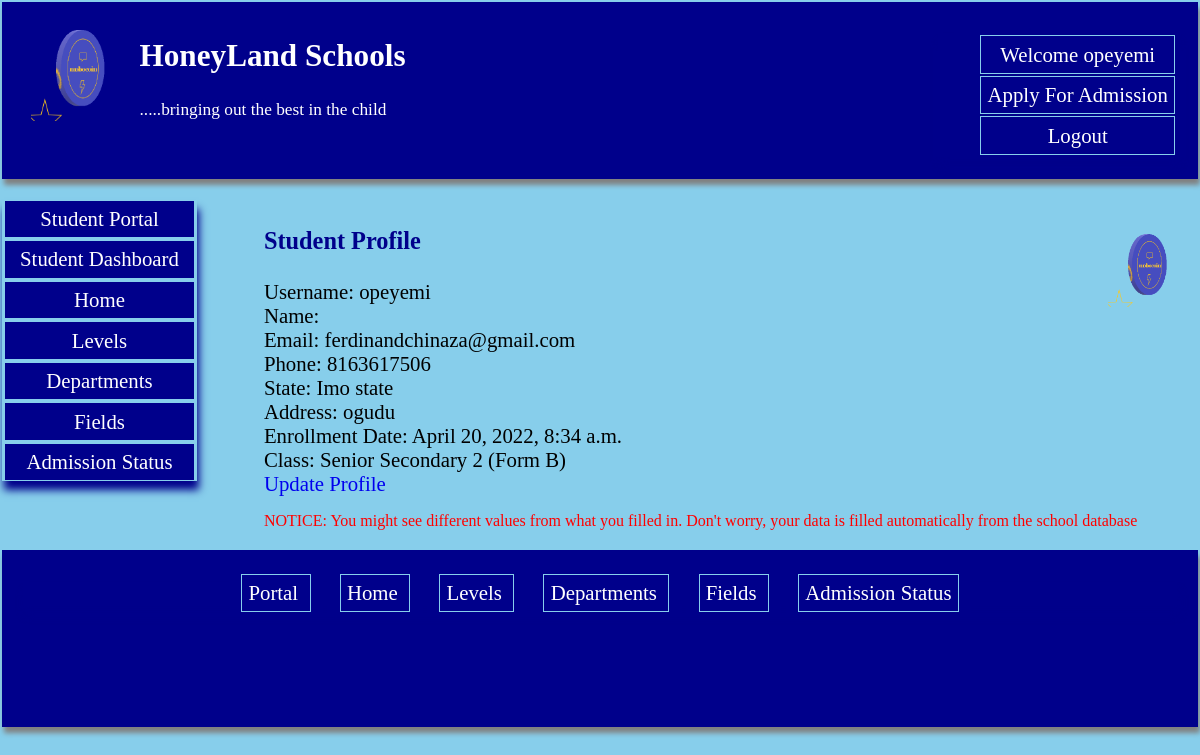
Screenshot of /portal/studentprofile (signed in) with the database file from the repository.
### profiles/models.py (models this page shows, shortened)
class CustomUser(AbstractUser):
    phone = models.IntegerField(null=True,  unique=True)
    country = models.CharField(max_length=200,  blank=True)
    state = models.CharField(max_length=200,  blank=True)
    is_student = models.BooleanField(default=0)
    is_teacher = models.BooleanField(default=0)
    mailing_address = models.CharField(max_length=200,  blank=True)

class Logo(models.Model):
    name = models.CharField(max_length=200, null=True)
    image = models.ImageField(upload_to='media/')

class Studentdata(models.Model):
    nickname = models.ForeignKey(CustomUser,  on_delete=models.CASCADE, null=True)
    firstname = models.CharField(max_length=200,  null=True,  blank=True)
    lastname = models.CharField(max_length=200,  null=True,  blank=True)
    email = models.EmailField(null=True)
    phone = models.IntegerField(null=True)
    state = models.CharField(max_length=200,  )
    date_enrolled = models.DateTimeField(auto_now_add=True)
    study_field = models.ForeignKey(Student_field,  on_delete=models.CASCADE, null=True)
    student_class = models.ForeignKey(Level,  on_delete=models.CASCADE)
    class_form = models.ForeignKey(Form,  on_delete=models.CASCADE,  null=True)
    student_image = models.ImageField(upload_to='media/',  null=True)
    slug = models.SlugField(max_length=100, null=True)
    class Meta:
        ordering = ['slug']
        verbose_name = 'student datum'
        verbose_name_plural = 'students data'

class Level(models.Model):
    class_name = models.CharField(max_length=200,  null=True)
    slug = models.SlugField(null=True)
    class Meta:
        ordering = ['class_name']
        verbose_name = 'Class'
        verbose_name_plural = 'Classes'
    def __str__(self):
        return self.class_name

class Form(models.Model):
    name = models.CharField(max_length=200,  null=True)
    slug = models.SlugField(null=True)
    class Meta:
        ordering = ['name']
        verbose_name = 'Form'
        verbose_name_plural = 'Forms'
    def __str__(self):
        return self.name

### studentportal/views.py (the view)
# urls.py: path('portal/studentprofile', views.Studentdata.as_view(), name= 'studentprofile'),
class Studentdata(LoginRequiredMixin,  ListView):
    model = Studentdata
    template_name = 'studentdata.html'
    context_object_name = 'studentdata'
    def get_context_data(self, **kwargs):
        context = super().get_context_data(**kwargs)
        context['studentdata1'] = context['studentdata'].filter(nickname=self.request.user)
        context['logo'] = Logo.objects.all()
        context['userdata'] = CustomUser.objects.filter(username= self.request.user)#for showing real student data from user details
        context['studentexams'] = Exam.objects.filter(student_username =self.request.user)
        return context

### studentportal/templates/studentdata.html (shortened to what this page needs)
{% extends 'baseportal.html' %}
{% block content  %}
<br>
{% if  request.user.is_superuser  or request.user.is_student %}
<ul style ='list-style-type: none;'>
  {% if studentdata1 %}
{% for studprof in studentdata1  %}
<li style='float: right;'> <img src='{{studprof.student_image.url}}'  width='80px' height='80px'/> </li>
<h3 style='color: darkblue'> Student Profile </h3>
<li>Username: {{studprof.nickname}}</li>
<li>Name: {{studprof.nickname.first_name}} {{studprof.nickname.last_name}} </li>
<li>Email: {{studprof.nickname.email}}</li>
<li>Phone: {{studprof.nickname.phone}}</li>
<li>State: {{studprof.nickname.state}}</li>
<li>Address: {{studprof.nickname.mailing_address}}</li>
<li>Enrollment Date: {{studprof.date_enrolled}}</li>
<li>Class: {{studprof.student_class}} ({{studprof.class_form}})</li>
<li> <a href ="{% url 'updatestudentprofile' studprof.pk %}" > Update  Profile </a> </li>
 {% endfor %}
 <p style='font-size: medium; color: red;'>NOTICE:  You might see different values from what you filled in. Don't worry, your data is filled automatically from the school database </p>
 {% else %}
 <b>Oooops!!!!  Sorry, You haven't created your profile! <a style='color: white;' href ="{% url 'createstudentprofile' %}" > Create  Profile </a> </b>
</ul>
{% endif %}
{% else %}
  <p style='color: red; font-size: 1em; text-align: center;padding: 3em;'> <b> Back off! You are not permitted to be here!! </b></p>
{% endif %}
{% endblock  %}

### studentportal/templates/baseportal.html (shortened to what this page needs)
<head>
</head>
<body style ='margin: 0em; padding: 0.1em; font-size: 1.3em;  background: skyblue;'   >
    <header style= 'box-shadow: 2px 6px 5px grey;margin: 0em; padding-left: 1em; padding-right: 1em; padding-top: 0.5em; height: 8em;
    background: darkblue; color: white;'>
    {% if   request.user.is_superuser or  request.user.is_authenticated %}
    <ul class='nav' style='float: right; list-style-type: none;' >
   <li> <a  style ='color: white; ' href = "#"> Welcome {{user}} </a></li>
   <li><a  style ='color: white; ' href ='{% url "apply" %}'> Apply For Admission </a></li>
    <li><a  style ='color: white; ' href ='{% url "portallogout" %}'> Logout </a></li>
    </ul>
    {% endif %}
    {% for log in logo  %}
    <img style="backgrond: skyblue; float: left; margin: 0.4em; width: 100px; height: 100px;" src ="{{log.image.url}}"  >
{% endfor %}
<h2 style='text-align: left'><a style='color: white;' href='{% url "home" %}'>HoneyLand Schools</a></h2>
<p style='text-align: left'> <small> .....bringing out the best in the child </small></p>
    </header>
<div class ='cover'>
<nav >
    <ul class ='nav' style =' padding:0;  list-style-type: none;'>
        {% if request.user.is_student or request.user.is_superuser %}
        <li><a href ='{% url "portal" %}'> Student Portal </a></li>
        {% endif %}
{% if request.user.is_student or request.user.is_superuser %}
        <li><a href ='{% url "studentdashboardlink" %}'> Student Dashboard </a></li>
        {% endif %}
        <li><a href ='{% url "home" %}'> Home </a></li>
        <li> <a href ='{% url "levels" %}'> Levels </a> </li>
        <li> <a href ='{% url "departments" %}'> Departments </a> </li>
        <li><a href ='{% url "fields" %}'> Fields </a></li>
        <li><a  style ='color: white; ' href ='{% url "admissionstat" %}'> Admission Status </a></li>
    </nav>
<section style='padding-right: 0.5em'>
{% block content %}
{% endblock %}
</section>
</div>
<footer style= 'box-shadow: 2px 6px 5px grey;margin: 0em; padding-left: 1em; padding-right: 1em; padding-top: 0.5em; height: 8em;
    background: darkblue; color: white;'>
    <nav>
        <ul class ='navfooter' style =' padding:0;  list-style-type: none;'>
            {% if request.user.is_student or request.user.is_superuser  %}
            <li><a href ='{% url "studentdashboardlink" %}'>  Portal </a></li>
            {% endif %}
            <li><a href ='{% url "home" %}'> Home </a></li>
            <li> <a href ='{% url "levels" %}'> Levels </a> </li>
            <li> <a href ='{% url "departments" %}'> Departments </a> </li>
            <li><a href ='{% url "fields" %}'> Fields </a></li>
            <li><a  style ='color: white; ' href ='{% url "admissionstat" %}'> Admission Status </a></li>
    </nav>
</footer>
</body>

### studentportal/templates/baseportal.html (style rules this page uses)
a { text-decoration: none; }
.cover { display: grid; grid-template-columns: 2fr 10fr; grid-gap: 1.3em; }
.nav { box-shadow: 2px 9px 8px darkblue; }
.nav li { color: white; background: darkblue; margin: 0.1em; text-align: center; border: 1px solid skyblue; }
.nav li a { padding: 0.3em; display: block; color: white; }
.navfooter { text-align: center; box-shadow: 2px 9px 8px darkblue; }
.navfooter li { color: white; padding: 0.6em; display: inline; background: darkblue; margin: 0.1em; text-align: center; }
.navfooter li a { padding: 0.3em; color: white; border: 1px solid skyblue; }

### rows the page displays
CustomUser: username "opeyemi"
Logo: image (picture)
Studentdata: student_image (picture), nickname "opeyemi", nickname.email "ferdinandchinaza@gmail.com", nickname.phone "8163617506", nickname.state "Imo state", nickname.mailing_address "ogudu", date_enrolled "April 20, 2022, 8:34 a.m.", student_class "Senior Secondary 2", class_form "Form B"
